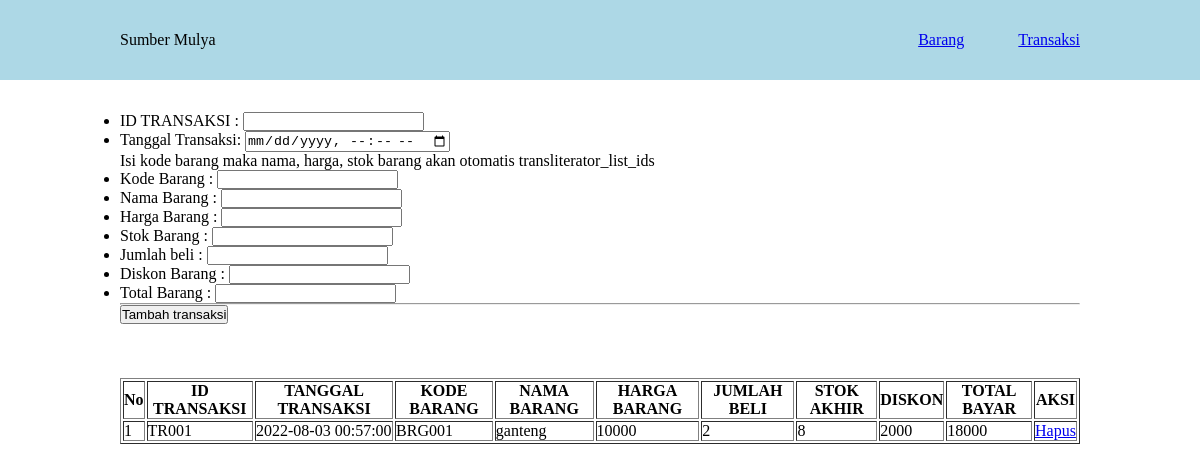
The page /?page=transaksi on the database its author committed.
### tables this page shows
CREATE TABLE `transaksi` (
  `id_transaksi` varchar(10) NOT NULL,
  `tanggal_transaksi` datetime NOT NULL,
  `kode_barang` varchar(10) NOT NULL,
  `jumlah_beli` int(11) NOT NULL,
  `stok_akhir` int(11) NOT NULL,
  `diskon` double NOT NULL,
  `total_bayar` double NOT NULL
);

CREATE TABLE `barang` (
  `kode_barang` varchar(10) NOT NULL,
  `nama_barang` varchar(50) NOT NULL,
  `harga_barang` double NOT NULL,
  `stok_barang` int(11) NOT NULL
);

### functions.php (called while the page is built, shortened)
<?php
  $host = "localhost";
  $user = "root";
  $pass = "root";
  $db = "db_sumber_mulya";
  $koneksi = mysqli_connect($host, $user, $pass, $db);
  function query($query){
    global $koneksi;
    $result = mysqli_query($koneksi, $query);
    while ($row = mysqli_fetch_assoc($result)) {
        $rows[] = $row;
    }
    return $rows;
  }
?>

### page/transaksi/transaksi.php (the view, shortened to what this page needs)
<?php
  $join = "SELECT * FROM transaksi JOIN barang ON transaksi.kode_barang = barang.kode_barang";
  $transaksi = query($join);
?>
<form action="" method="post">
    <ul>
      <li>
        <label for="id_transaksi">ID TRANSAKSI :</label>
        <input type="text" name="id_transaksi" id="id_transaksi">
      </li>
      <li>
        <label for="tgl_transaksi">Tanggal Transaksi:</label>
        <input type="datetime-local" name="tgl_transaksi" id="tgl_transaksi">
      </li>
      <p>Isi kode barang maka nama, harga, stok barang akan otomatis transliterator_list_ids</p>
      <li>
        <label for="kode_barang">Kode Barang :</label>
        <input type="text" name="kode_barang" id="kode_barang" onkeyup="GetDetail(this.value)">
      </li>
      <li>
        <label for="nama_barang">Nama Barang :</label>
        <input type="text" name="nama_barang" id="nama_barang">
      </li>
      <li>
        <label for="harga_barang">Harga Barang :</label>
        <input type="text" name="harga_barang" id="harga_barang">
      </li>
      <li>
        <label for="stok_barang">Stok Barang :</label>
        <input type="text" name="stok_barang" id="stok_barang">
      </li>
      <li>
        <label for="jumlah_beli">Jumlah beli :</label>
        <input type="text" name="jumlah_beli" id="jumlah_beli">
      </li>
      <li>
        <label for="diskon_barang">Diskon Barang :</label>
        <input type="text" name="diskon_barang" id="diskon_barang">
      </li>
      <li>
        <label for="total_bayar">Total Barang :</label>
        <input type="text" name="total_bayar" id="total_bayar">
      </li>
      <hr>
      <button type="submit" name="submit">Tambah transaksi</button>
    </ul>
</form>
<br>
<br>
<br>
<table border="1" width="100%">
  <tr>
    <th>No</th>
    <th>ID TRANSAKSI</th>
    <th>TANGGAL TRANSAKSI</th>
    <th>KODE BARANG</th>
    <th>NAMA BARANG</th>
    <th>HARGA BARANG</th>
    <th>JUMLAH BELI</th>
    <th>STOK AKHIR</th>
    <th>DISKON</th>
    <th>TOTAL BAYAR</th>
    <th>AKSI</th>
  </tr>
  <?php
    $no = 1;
    foreach($transaksi as $row) : ?>
  <tr>
    <td><?=$no?></td>
    <td><?=$row['id_transaksi']?></td>
    <td><?=$row['tanggal_transaksi']?></td>
    <td><?=$row['kode_barang']?></td>
    <td><?=$row['nama_barang']?></td>
    <td><?=$row['harga_barang']?></td>
    <td><?=$row['jumlah_beli']?></td>
    <td><?=$row['stok_akhir']?></td>
    <td><?=$row['diskon']?></td>
    <td><?=$row['total_bayar']?></td>
    <td><a href="<?= "?page=hapustransaksi&id=$row[id_transaksi]"?>">Hapus</a></td>
  </tr>
  <?php
    $no++;
    endforeach;
   ?>
</table>

### asset/style.css (style rules this page uses)
* { margin: 0; padding: 0; }

### rows shown on the page
transaksi: id_transaksi "TR001", tanggal_transaksi "2022-08-03 00:57:00", kode_barang.kode_barang "BRG001", kode_barang.nama_barang "ganteng", kode_barang.harga_barang "10000", jumlah_beli "2", stok_akhir "8", diskon "2000", total_bayar "18000"
